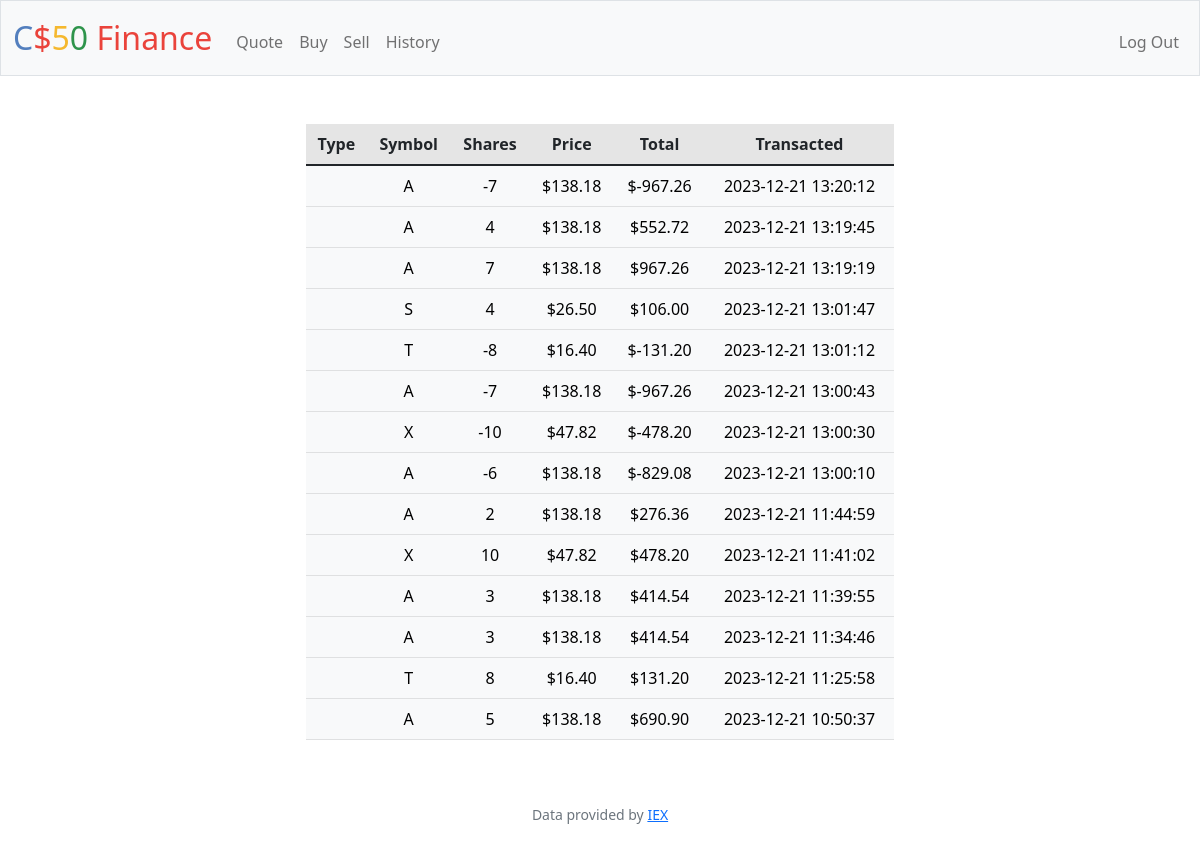
Screenshot of /history (signed in) with the database file from the repository.
### tables this page shows
CREATE TABLE transactions (
    id INTEGER PRIMARY KEY AUTOINCREMENT,
    user_id INTEGER NOT NULL,
    symbol TEXT NOT NULL,
    shares INTEGER NOT NULL,
    price NUMERIC NOT NULL,
    timestamp DATETIME DEFAULT CURRENT_TIMESTAMP,
    FOREIGN KEY (user_id) REFERENCES users(id)
);

### app.py (the view)
@app.route("/history")
@login_required
def history():
    transactions = db.execute(
        "SELECT * FROM transactions WHERE user_id = :user_id ORDER BY timestamp DESC",
        user_id=session["user_id"],
    )
    return render_template("history.html", transactions=transactions)

### app.py (called while the page is built)
@app.after_request
def after_request(response):
    response.headers["Cache-Control"] = "no-cache, no-store, must-revalidate"
    response.headers["Expires"] = 0
    response.headers["Pragma"] = "no-cache"
    return response

### helpers.py (called while the page is built)
def login_required(f):
    @wraps(f)
    def decorated_function(*args, **kwargs):
        if session.get("user_id") is None:
            return redirect("/login")
        return f(*args, **kwargs)
    return decorated_function

def usd(value):
    return f"${value:,.2f}"

### templates/history.html (shortened to what this page needs)
{% extends "layout.html" %}
{% block main %}
    <div class="table-responsive-md">
        <table class="table mx-auto w-50">
            <thead>
                <tr class="table-active">
                    <th scope="col">Type</th>
                    <th scope="col">Symbol</th>
                    <th scope="col">Shares</th>
                    <th scope="col">Price</th>
                    <th scope="col">Total</th>
                    <th scope="col">Transacted</th>
                </tr>
            </thead>
            <tbody>
                {% for transaction in transactions %}
                <tr class="table-light">
                    <td>{{ transaction.type }}</td>
                    <td>{{ transaction.symbol }}</td>
                    <td>{{ transaction.shares }}</td>
                    <td>{{ (transaction.price) | usd }}</td>
                    <td>{{ (transaction.shares * transaction.price) | usd }}</td>
                    <td>{{ transaction.timestamp }}</td>
                </tr>
                {% endfor %}
            </tbody>
        </table>
    </div>
{% endblock %}

### templates/layout.html (shortened to what this page needs)
<!DOCTYPE html>
<html lang="en">
    <head>
        <link href="https://cdn.jsdelivr.net/npm/bootstrap@5.1.3/dist/css/bootstrap.min.css" rel="stylesheet">
        <link href="/static/styles.css" rel="stylesheet">
    </head>
    <body>
        <nav class="bg-light border navbar navbar-expand-md navbar-light">
            <div class="container-fluid">
                <a class="navbar-brand" href="/"><span class="blue">C</span><span class="red">$</span><span class="yellow">5</span><span class="green">0</span> <span class="red">Finance</span></a>
                <div class="collapse navbar-collapse" id="navbar">
                    {% if session["user_id"] %}
                        <ul class="navbar-nav me-auto mt-2">
                            <li class="nav-item"><a class="nav-link" href="/quote">Quote</a></li>
                            <li class="nav-item"><a class="nav-link" href="/buy">Buy</a></li>
                            <li class="nav-item"><a class="nav-link" href="/sell">Sell</a></li>
                            <li class="nav-item"><a class="nav-link" href="/history">History</a></li>
                        </ul>
                        <ul class="navbar-nav ms-auto mt-2">
                            <li class="nav-item"><a class="nav-link" href="/logout">Log Out</a></li>
                        </ul>
                    {% else %}
                        <ul class="navbar-nav ms-auto mt-2">
                            <li class="nav-item"><a class="nav-link" href="/register">Register</a></li>
                            <li class="nav-item"><a class="nav-link" href="/login">Log In</a></li>
                        </ul>
                    {% endif %}
                </div>
            </div>
        </nav>
        <main class="container-fluid py-5 text-center">
            {% block main %}{% endblock %}
        </main>
        <footer class="mb-5 small text-center text-muted">
            Data provided by <a href="https://iexcloud.io/">IEX</a>
        </footer>
    </body>
</html>

### static/styles.css (style rules this page uses)
nav .navbar-brand { font-size: xx-large; }
nav .navbar-brand .blue { color: #537fbe; }
nav .navbar-brand .red { color: #ea433b; }
nav .navbar-brand .yellow { color: #f5b82e; }
nav .navbar-brand .green { color: #2e944b; }

### rows the page displays
transactions: price "$138.18", (transaction.shares*transaction.price)|usd "$-967.26"
transactions: price "$138.18", (transaction.shares*transaction.price)|usd "$552.72"
transactions: price "$138.18", (transaction.shares*transaction.price)|usd "$967.26"
transactions: price "$26.50", (transaction.shares*transaction.price)|usd "$106.00"
transactions: price "$16.40", (transaction.shares*transaction.price)|usd "$-131.20"
transactions: price "$138.18", (transaction.shares*transaction.price)|usd "$-967.26"
transactions: price "$47.82", (transaction.shares*transaction.price)|usd "$-478.20"
transactions: price "$138.18", (transaction.shares*transaction.price)|usd "$-829.08"
transactions: price "$138.18", (transaction.shares*transaction.price)|usd "$276.36"
transactions: price "$47.82", (transaction.shares*transaction.price)|usd "$478.20"
transactions: price "$138.18", (transaction.shares*transaction.price)|usd "$414.54"
transactions: price "$138.18", (transaction.shares*transaction.price)|usd "$414.54"
transactions: price "$16.40", (transaction.shares*transaction.price)|usd "$131.20"
transactions: price "$138.18", (transaction.shares*transaction.price)|usd "$690.90"
